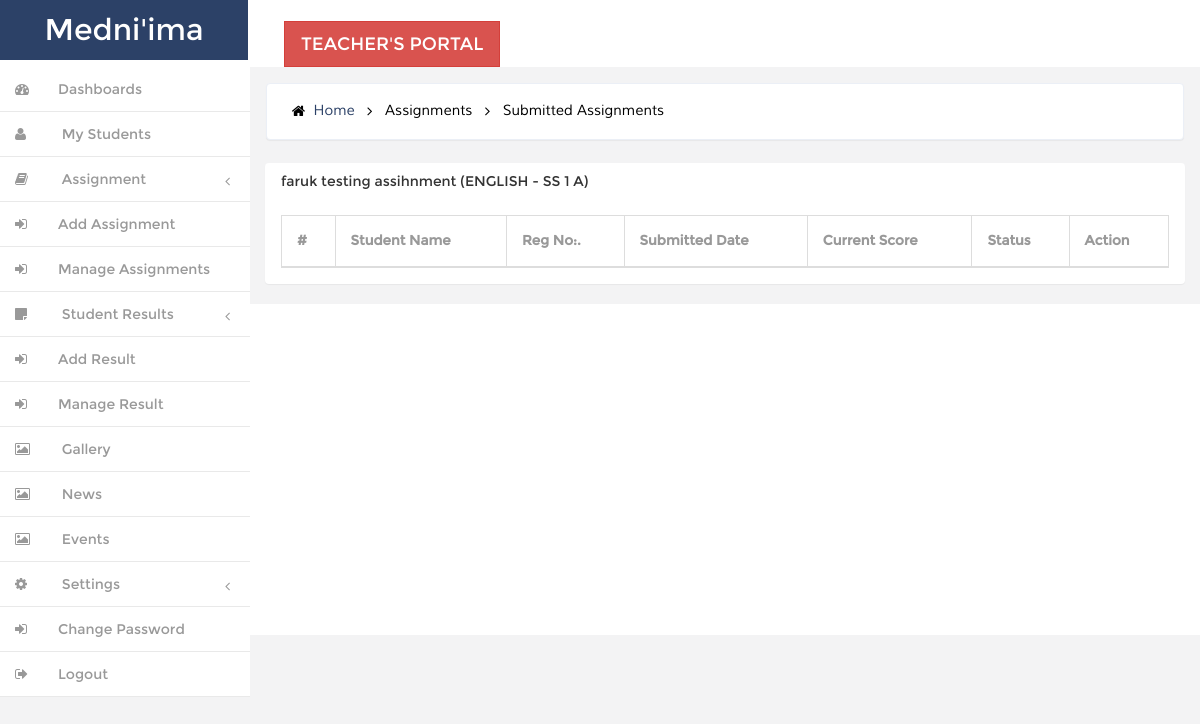
Screenshot of /staff/submitted-assignment.php?asid=1 (signed in) with the database file from the repository.
### tables this page shows
CREATE TABLE IF NOT EXISTS `tblassignment` (
  `id` int(11) NOT NULL,
  `name` varchar(250) NOT NULL,
  `teacher_id` int(11) NOT NULL,
  `class_id` int(11) NOT NULL,
  `subject_id` int(11) NOT NULL,
  `question` text NOT NULL,
  `dead_line_date` date NOT NULL,
  `dead_line_time` varchar(20) NOT NULL,
  `created_date` datetime NOT NULL,
  `status` enum('0','1') NOT NULL DEFAULT '1',
  `lastupdate` timestamp NOT NULL DEFAULT CURRENT_TIMESTAMP ON UPDATE CURRENT_TIMESTAMP
);

CREATE TABLE IF NOT EXISTS `tblsubjects` (
  `id` int(11) NOT NULL,
  `SubjectName` varchar(100) NOT NULL,
  `SubjectCode` varchar(100) NOT NULL,
  `Creationdate` timestamp NOT NULL DEFAULT CURRENT_TIMESTAMP,
  `UpdationDate` timestamp NOT NULL DEFAULT '0000-00-00 00:00:00' ON UPDATE CURRENT_TIMESTAMP
);

CREATE TABLE IF NOT EXISTS `tblclasses` (
  `id` int(11) NOT NULL,
  `ClassName` varchar(80) DEFAULT NULL,
  `ClassNameNumeric` enum('1','2','3') NOT NULL,
  `Section` varchar(5) NOT NULL,
  `CreationDate` timestamp NOT NULL DEFAULT CURRENT_TIMESTAMP,
  `UpdationDate` timestamp NOT NULL DEFAULT '0000-00-00 00:00:00' ON UPDATE CURRENT_TIMESTAMP
);

### controller/header.php (called while the page is built, shortened)
<?php
require_once __DIR__ . '/config.php';
if(($db=="" || $db->connect_error))
{
    header("Location: /installation/");
}
else{
include __DIR__ . '/func.php';
$iSMartFUN = new Ismart_Controller($db);
}
?>

### staff/engine/tophead.php (called while the page is built)
<?php
if($_SESSION['tlogin'] == ""){
ob_end_clean();
		$url=''.SITE_URL.'login';
        header("Location: $url");
        exit();
}else{
$get_Teacher_condition['where'] = array('id' =>$_SESSION['tlogin']);
$get_Teacher_condition['return_type'] = 'single';
$teacher_datail = $iSMartFUN->getTRows("tblteacher",$get_Teacher_condition);
}
?>

### controller/func.php (called while the page is built, shortened)
<?php
class Ismart_Controller {
	var $db;
	function __construct($db){
		$this->db = $db;
            	}
public function getTRows($table,$conditions = array()){
		$sql = 'SELECT ';
		$sql .= array_key_exists("select",$conditions)?$conditions['select']:'*';
		$sql .= ' FROM '.$table;
		if(array_key_exists("where",$conditions)){
			$sql .= ' WHERE ';
			$i = 0;
			foreach($conditions['where'] as $key => $value){
				$pre = ($i > 0)?' AND ':'';
				$sql .= $pre.$key." = '".$value."'";
				$i++;
			}
		}
		$result = $this->db->query($sql);
		if(array_key_exists("return_type",$conditions) && $conditions['return_type'] != 'all'){
			switch($conditions['return_type']){
				case 'single':
					$data = $result->fetch_object();
					break;
			}
		}else{
			if($result->num_rows > 0){
				while($row = $result->fetch_object()){
					$data[] = $row;
				}
			}
		}
		return !empty($data)?$data:false;
	}
}
?>

### staff/submitted-assignment.php (the view, shortened to what this page needs)
<?php
include '../controller/header.php';
include 'engine/tophead.php';
if(isset($_GET['asid']))
{
$asid=intval($_GET['asid']);
$assignment_details_query  =  $db->query("SELECT tblassignment.name,tblassignment.id as assignment_id,tblassignment.dead_line_date,tblassignment.teacher_id,tblassignment.status,tblassignment.class_id,tblassignment.subject_id,tblclasses.ClassName,tblclasses.Section,tblclasses.id,tblsubjects.id as subid,tblsubjects.SubjectName from tblassignment join tblclasses on tblclasses.id=tblassignment.class_id join tblsubjects on tblsubjects.id = tblassignment.subject_id where tblassignment.class_id='$teacher_datail->classid' and tblassignment.teacher_id ='$teacher_datail->id' and tblassignment.id ='$asid' ");
if($assignment_details_query->num_rows > 0)
{
$assignment_details_result = $assignment_details_query->fetch_object();
?>
        <link rel="stylesheet" href="<?php echo SITE_URL;?>admin/css/animate-css/animate.min.css" media="screen" >
        <link rel="stylesheet" href="<?php echo SITE_URL;?>admin/css/lobipanel/lobipanel.min.css" media="screen" >
        <link rel="stylesheet" href="<?php echo SITE_URL;?>admin/css/prism/prism.css" media="screen" >
        <link rel="stylesheet" href="<?php echo SITE_URL;?>admin/css/icheck/skins/line/blue.css" >
        <link rel="stylesheet" href="<?php echo SITE_URL;?>admin/css/icheck/skins/line/red.css" >
        <link rel="stylesheet" href="<?php echo SITE_URL;?>admin/css/icheck/skins/line/green.css" >
    </head>
		     <div class="banner">
		    	<h2>
				<a href="index.php"><i class="fa fa-home"></i> Home</a>
				<i class="fa fa-angle-right"></i>
                <span>Assignments</span>
                <i class="fa fa-angle-right"></i>
				<span>Submitted Assignments</span>
				</h2>
		    </div>
    <body class="top-navbar-fixed">
        <div class="main-wrapper">
            <div class="content-wrapper">
                <div class="content-container">
                    <div class="main-page">
                        <br>
                        <section class="section">
                            <div class="container-fluid">
                                <div class="row">
                                    <div class="col-md-12">
                                        <div class="panel">
                                            <div class="panel-heading">
                                                <div class="panel-title">
                                                    <h5><?php echo htmlentities($assignment_details_result->name); ?> (<?php echo htmlentities($assignment_details_result->SubjectName); ?> - <?php echo htmlentities($assignment_details_result->ClassName." ".$assignment_details_result->Section); ?>)</h5>
                                                </div>
                                            </div>
                                            <div class="panel-body p-20">
                                                <table id="example" class="display table table-striped table-bordered" cellspacing="0" width="100%">
                                                    <thead>
                                                        <tr>
                                                            <th>#</th>
                                                            <th>Student Name</th>
                                                            <th>Reg No:.</th>
                                                            <th>Submitted Date</th>
                                                            <th>Current Score</th>
                                                            <th>Status</th>
                                                            <th>Action</th>
                                                        </tr>
                                                    </thead>
                                                </table>
                                            </div>
                                        </div>
                                    </div>
                                                </div>
                                            </div>
                                        </div>
                                    </div>
                                </div>
                            </div>
                    </div>
                </div>
            </div>
    </body>
</html>
<?php }}?>

### res/css/style.css (style rules this page uses)
h4, h5, h6, h1, h2, h3 { margin: 0; }
ul, ol { margin: 0;padding: 0; }
html, body { font-family:'Montserrat-Regular'; font-size: 100%; background:#F3F3F4; overflow-x: hidden; }
body a { transition:0.5s all; -webkit-transition:0.5s all; -moz-transition:0.5s all; -o-transition:0.5s all; -ms-transition:0.5s all; }
div#wrapper { background-color: #fff; }
.navbar-default.sidebar { background-color: #fff; }
h1 a.navbar-brand { color: #fff !important; font-size: 30px; font-weight: 500; padding: 20px 0px; background: #2c4167; text-align: center; width:248px; height: 60px; }
i.nav_icon { color: #fff; margin-right:6px; }
.sidebar ul li a { color: #999; font-size:14px; }
.hvr-bounce-to-right { display: inline-block; vertical-align: middle; -webkit-transform: translateZ(0); transform: translateZ(0); box-shadow: 0 0 1px rgba(0, 0, 0, 0); -webkit-backface-visibility: hidden; backface-visibility: hidden; -moz-osx-font-smoothing: grayscale; position: relative; -webkit-transition-property: color; transition-property: color; -webkit-transition-duration: 0.5s; transition-duration: 0.5s; }
.hvr-bounce-to-right:before { content: ""; position: absolute; z-index: -1; top: 0; left: 0; right: 80%; bottom: 0; background:#7f8c8d; -webkit-transform: scaleX(0); transform: scaleX(0); -webkit-transform-origin: 0 50%; transform-origin: 0 50%; -webkit-transition-property: transform; transition-property: transform; -webkit-transition-duration: 0.5s; transition-duration: 0.5s; -webkit-transition-timing-function: ease-out; transition-timing-function: ease-out; }
.nav > li > a { color: #999; font-weight:500; padding: 0px 20px 0px 0px; font-size: 0.85em; border-bottom: 1px solid #E9E9E9; }
.nav > li > a i { margin-right: 14px; }
i.nav_icon { color: #999; padding: 15px; width: 44px; height: 44px; }
span.fa.arrow { margin-top: 17px; }
@media (min-width: 768px) { #page-wrapper { position: inherit; margin: 0 0 0 240px; min-height: 1000px; } }
.content-main { background-color: #F3F3F4; padding-top: 1em; }
.full-top { float:left; }
.border-bottom { background-color: #fff; }
.full-left { float: left; width: 40%; margin-left: 3%; margin-top: 1.3em; }
.banner { background: #fff; display: block; margin: 0em 1em ; padding:1em; border: 1px solid #ebeff6; border-color: #ebeff6; border-radius: 4px; -webkit-border-radius: 4px; -o-border-radius: 4px; -moz-border-radius: 4px; -ms-border-radius: 4px; -webkit-box-shadow: 0 1px 1px rgba(0,0,0,.05); box-shadow: 0 1px 1px rgba(0,0,0,.05); }
.banner h2 { font-size:0.9em; }
.banner h2 a { color:#2c4167; text-decoration:none; font-family: 'Muli-Regular'; padding:0.3em ; }
.banner h2 span { color:#000; font-family: 'Muli-Regular'; padding:0.3em ; }
.banner h2 i { color:#000; vertical-align:middle; padding:0.3em ; }
.btn { border-radius: 0px; outline: none; }
.table td, .table>tbody>tr>td, .table>tbody>tr>th, .table>tfoot>tr>td, .table>tfoot>tr>th, .table>thead>tr>td, .table>thead>tr>th { padding: 15px !important; font-size: 0.85em; color: #999; border-top: none !important; }
.table { margin-bottom: 0; }

### res/css/custom.css (style rules this page uses)
#wrapper { width: 100%; }
#page-wrapper { min-height: 568px; }
@media (min-width:768px) { #page-wrapper { position: inherit; margin: 0 0 0 250px; } }
.sidebar .sidebar-nav.navbar-collapse { padding-right: 0; padding-left: 0; }
.sidebar .arrow { float: right; }
.sidebar .fa.arrow:before { content: "\f104"; }
.sidebar .nav-second-level li, .sidebar .nav-third-level li { border-bottom: 0!important; }
@media (min-width:768px) { .sidebar { z-index: 1; position: absolute; width: 250px; } }

### rows the page displays
tblassignment: name "faruk testing assihnment", subject.SubjectName "ENGLISH", class.Section "SS 1 A"
